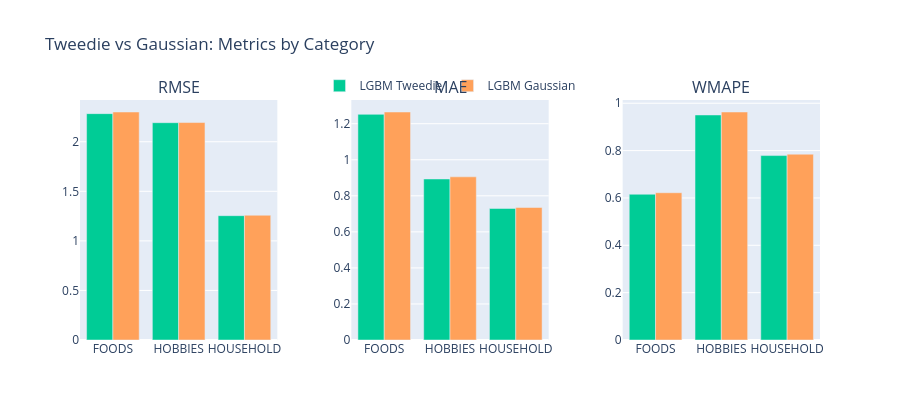

Here is the notebook cell this chart was saved with:
### Code cell
fig = make_subplots(rows=1, cols=3,
    subplot_titles=["RMSE", "MAE", "WMAPE"], horizontal_spacing=0.1)

MODEL_COLORS = {"Tweedie": "#00CC96", "Gaussian": "#FFA15A"}
CATS = ["FOODS", "HOBBIES", "HOUSEHOLD"]
shown = set()

for col_idx, metric in enumerate(["rmse", "mae", "wmape"], start=1):
    for model_name, color in MODEL_COLORS.items():
        sub = cat_df[cat_df["Model"] == model_name]
        sub = sub.set_index("Category").reindex(CATS)
        show_leg = model_name not in shown
        shown.add(model_name)
        fig.add_trace(go.Bar(
            x=CATS, y=sub[metric].values,
            name=f"LGBM {model_name}", marker_color=color,
            showlegend=show_leg, legendgroup=model_name,
        ), row=1, col=col_idx)

fig.update_layout(
    title="Tweedie vs Gaussian: Metrics by Category",
    barmode="group", height=420,
    legend=dict(orientation="h", y=1.12, x=0.5, xanchor="center"),
)
fig.write_html(str(FIGS_DIR / "metrics_by_category.html"), include_plotlyjs="cdn")
fig.show()

### Figure 1 — Plotly figure (JSON) as saved in the notebook; plotly's stock layout.template omitted (floating-point values rounded to 4 significant figures)
{"data": [{"legendgroup": "Tweedie", "marker": {"color": "#00CC96"}, "name": "LGBM Tweedie", "showlegend": true, "type": "bar", "x": ["FOODS", "HOBBIES", "HOUSEHOLD"], "xaxis": "x", "y": [2.283, 2.192, 1.254], "yaxis": "y"}, {"legendgroup": "Gaussian", "marker": {"color": "#FFA15A"}, "name": "LGBM Gaussian", "showlegend": true, "type": "bar", "x": ["FOODS", "HOBBIES", "HOUSEHOLD"], "xaxis": "x", "y": [2.3, 2.194, 1.258], "yaxis": "y"}, {"legendgroup": "Tweedie", "marker": {"color": "#00CC96"}, "name": "LGBM Tweedie", "showlegend": false, "type": "bar", "x": ["FOODS", "HOBBIES", "HOUSEHOLD"], "xaxis": "x2", "y": [1.252, 0.8933, 0.7297], "yaxis": "y2"}, {"legendgroup": "Gaussian", "marker": {"color": "#FFA15A"}, "name": "LGBM Gaussian", "showlegend": false, "type": "bar", "x": ["FOODS", "HOBBIES", "HOUSEHOLD"], "xaxis": "x2", "y": [1.265, 0.9052, 0.7352], "yaxis": "y2"}, {"legendgroup": "Tweedie", "marker": {"color": "#00CC96"}, "name": "LGBM Tweedie", "showlegend": false, "type": "bar", "x": ["FOODS", "HOBBIES", "HOUSEHOLD"], "xaxis": "x3", "y": [0.6155, 0.9504, 0.7789], "yaxis": "y3"}, {"legendgroup": "Gaussian", "marker": {"color": "#FFA15A"}, "name": "LGBM Gaussian", "showlegend": false, "type": "bar", "x": ["FOODS", "HOBBIES", "HOUSEHOLD"], "xaxis": "x3", "y": [0.622, 0.963, 0.7848], "yaxis": "y3"}], "layout": {"annotations": [{"font": {"size": 16}, "showarrow": false, "text": "RMSE", "x": 0.1333, "xanchor": "center", "xref": "paper", "y": 1, "yanchor": "bottom", "yref": "paper"}, {"font": {"size": 16}, "showarrow": false, "text": "MAE", "x": 0.5, "xanchor": "center", "xref": "paper", "y": 1, "yanchor": "bottom", "yref": "paper"}, {"font": {"size": 16}, "showarrow": false, "text": "WMAPE", "x": 0.8667, "xanchor": "center", "xref": "paper", "y": 1, "yanchor": "bottom", "yref": "paper"}], "barmode": "group", "height": 420, "legend": {"orientation": "h", "x": 0.5, "xanchor": "center", "y": 1.12}, "title": {"text": "Tweedie vs Gaussian: Metrics by Category"}, "xaxis": {"anchor": "y", "domain": [0, 0.2667]}, "xaxis2": {"anchor": "y2", "domain": [0.3667, 0.6333]}, "xaxis3": {"anchor": "y3", "domain": [0.7333, 1]}, "yaxis": {"anchor": "x", "domain": [0, 1]}, "yaxis2": {"anchor": "x2", "domain": [0, 1]}, "yaxis3": {"anchor": "x3", "domain": [0, 1]}}}
